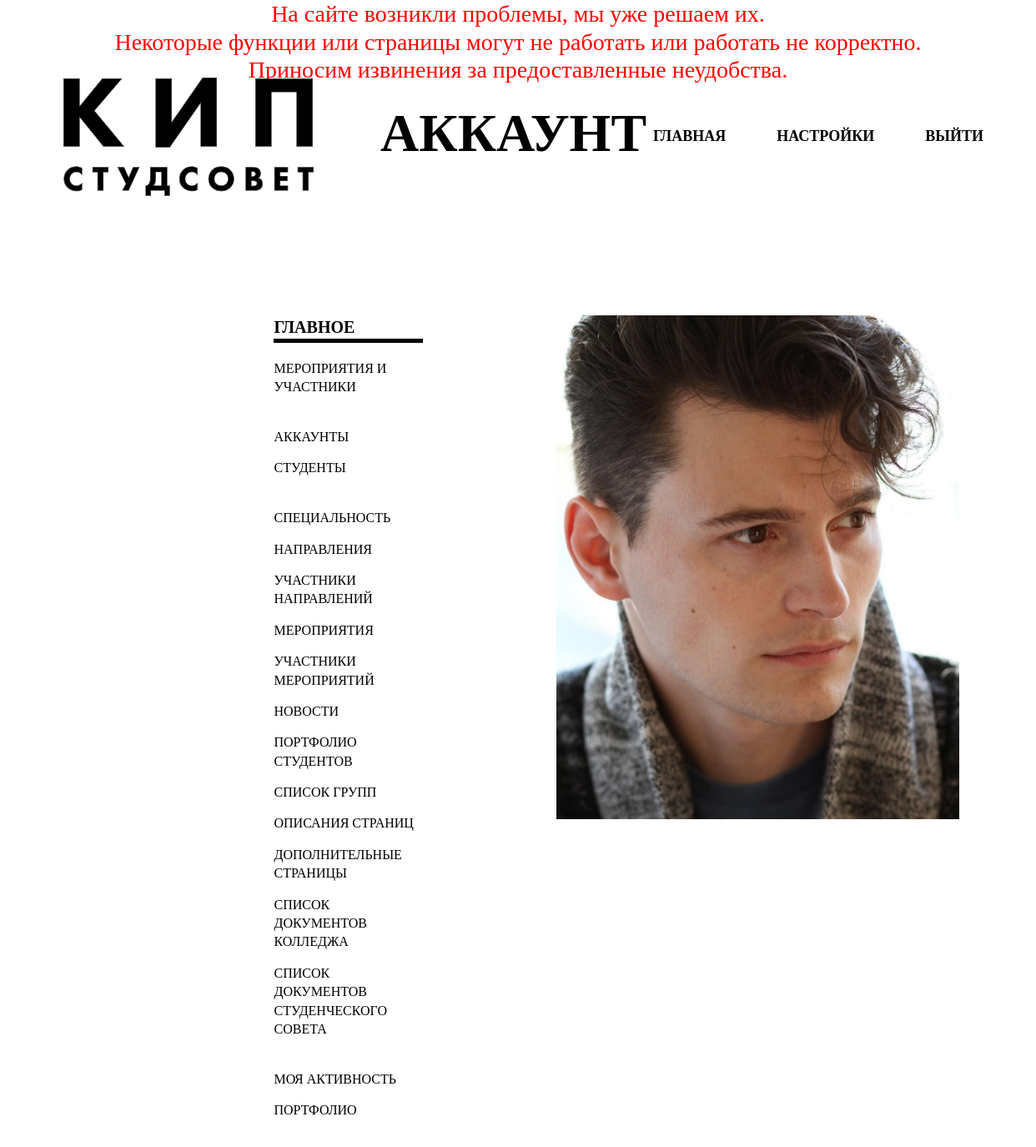
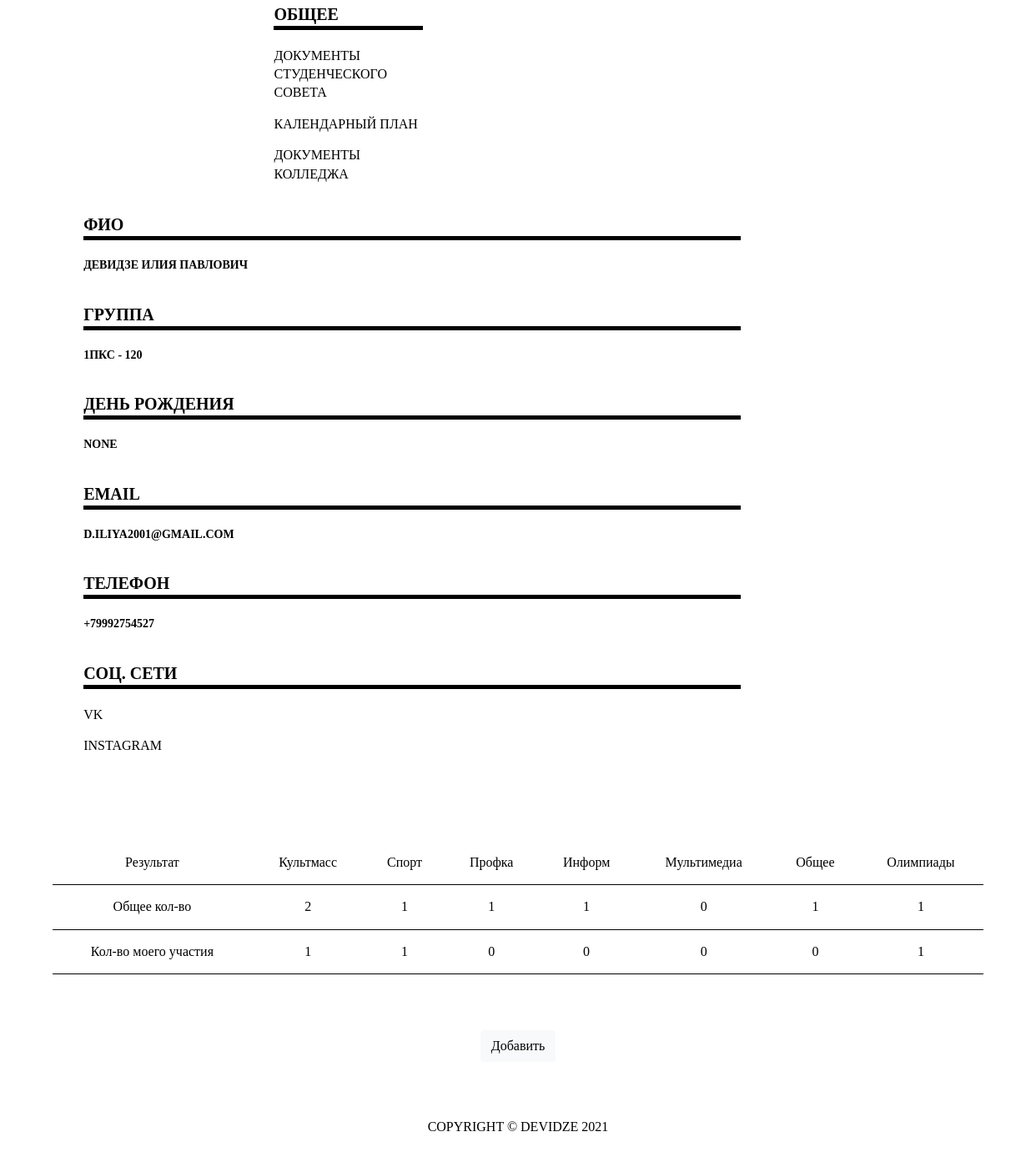
The page /user/ (signed in) on the database its author committed (2 pictures, top to bottom).
### accounts/models.py (models this page shows)
class Student(models.Model):
    user        = models.OneToOneField(User, null=True, on_delete=models.CASCADE)
    group       = models.ForeignKey(Company, null=True, blank=True, on_delete=models.SET_NULL)
    fio         = models.CharField(max_length=200, blank=True, null=True)
    phone       = models.CharField(max_length=200, blank=True, null=True)
    birthday    = models.DateField(blank=True, null=True)
    profile_pic = models.ImageField(default='avatar.png', null=True, blank=True)
    vk_url      = models.CharField(max_length=200, blank=True, null=True)
    instagram_url   = models.CharField(max_length=200, blank=True, null=True)
    date_created= models.DateTimeField(auto_now_add=True, null=True)
    def __str__(self):
        return str(self.fio)

class Company(models.Model):
    COURCE = (
            ('1', '1'),
            ('2', '2'),
            ('3', '3'),
            ('4', '4')
    )
    сourse      = models.CharField(max_length=200, null=True, choices=COURCE)
    specialty   = models.ForeignKey(Specialty, null=True, on_delete=models.SET_NULL)
    group_number= models.CharField(max_length=200, null=True)
    def __str__(self):
        return self.group_number

class Specialty(models.Model):
    name        = models.CharField(max_length=200, null=True)
    def __str__(self):
        return self.name

class Tag(models.Model):
    name        = models.CharField(max_length=200, null=True)
    def __str__(self):
        return self.name

### accounts/decorators.py (the view)
    def wrapper_func(request, *args, **kwargs):
        if request.user.is_authenticated:
            return view_func(request, *args, **kwargs)
        else:
            return redirect('main')

### accounts/views.py (called while the page is built)
@authenticated_user
def mainUser(request):
    user = request.user.student
    info = Student.objects.filter(fio = user)
    tags = Tag.objects.all()
    events_count = []
    events_member_count = []
    for tag in tags:
        events_count.append(
            Event.objects.filter(tags__name=tag.name).count()
        )
        events_member_count.append(
            request.user.student.member_set.filter(event__tags__name=tag.name).count()
        )
    awards = request.user.student.useraward_set.all().order_by('-date_created')
    context = {
        'info':info,
        'user':user, 'tags':tags, 'awards':awards,
        'events_count': events_count, 'events_member_count':events_member_count,
    }
    return render(request, 'accounts/auth/user/user.html', context)

### accounts/templates/accounts/auth/user/user.html (shortened to what this page needs)
{% extends 'accounts/auth/main_user.html' %}
{% load static %}
{% block content %}
<div class="container-fluid header-user">
    <section class="header row">
        <nav class="navbar navbar-expand-xl navbar-light">
            <div class="container-fluid header-navs">
                <a class="navbar-brand" href="{% url 'main' %}"><img class="header-logo" style="width: 300px;"
                        src="{% static '/images/logo.svg' %}" alt="logo"></a>
                <h1>
                    <div class="promo-header" style="margin-left: 10vh;">Аккаунт</div>
                </h1>
                <ul class="navbar-nav me-auto mb-2 mb-lg-0 nav-items">
                    <li class="nav-item">
                        <a class="nav-link" href="{% url 'main' %}">Главная</a>
                    </li>
                    <li class="nav-item">
                        <a class="nav-link" href="{% url 'account_settings' %}">Настройки</a>
                    </li>
                    <li class="nav-item">
                        <a class="nav-link" href="{% url 'logout' %}">Выйти</a>
                    </li>
                </ul>
            </div>
        </nav>
    </section>
</div>
<div class="container-fluid user-page">
    <section class="user-page row">
        {% for field in info %}
        <div class="col-1"></div>
        <div class="col-xs-6 col-sm-10 col-md-3 col-lg-2 col-xxl-2 footer-nav">
            <div class="row">
                <div class="footer-box">
                    <div class="footer-nav-header">Главное</div>
                    {% if request.user.is_staff %}
                    <div class="footer-nav-item"><a class="nav-item-link" href="{% url 'admin_table' %}">Мероприятия и
                            участники</a></div>
                    <br>
                    <div class="footer-nav-item"><a class="nav-item-link"
                        href="{% url 'admin_tabledb' 'User' %}">Аккаунты</a></div>
                    <div class="footer-nav-item"><a class="nav-item-link"
                            href="{% url 'admin_tabledb' 'Student' %}">Студенты</a></div>
                    <br>
                    <div class="footer-nav-item"><a class="nav-item-link"
                        href="{% url 'admin_tabledb' 'Specialty' %}">Специальность</a></div>
                    <div class="footer-nav-item"><a class="nav-item-link"
                            href="{% url 'admin_tabledb' 'Tag' %}">Направления</a></div>
                    <div class="footer-nav-item"><a class="nav-item-link"
                            href="{% url 'admin_tabledb' 'ListDirection' %}">Участники направлений</a></div>
                    <div class="footer-nav-item"><a class="nav-item-link"
                            href="{% url 'admin_tabledb' 'Event' %}">Мероприятия</a></div>
                    <div class="footer-nav-item"><a class="nav-item-link"
                            href="{% url 'admin_tabledb' 'Member' %}">Участники мероприятий</a></div>
                    <div class="footer-nav-item"><a class="nav-item-link"
                            href="{% url 'admin_tabledb' 'New' %}">Новости</a></div>
                    <div class="footer-nav-item"><a class="nav-item-link"
                            href="{% url 'admin_tabledb' 'UserAward' %}">Портфолио студентов</a></div>
                    <div class="footer-nav-item"><a class="nav-item-link"
                            href="{% url 'admin_tabledb' 'Company' %}">Список групп</a></div>
                    <div class="footer-nav-item"><a class="nav-item-link"
                            href="{% url 'admin_tabledb' 'About' %}">Описания страниц</a></div>
                    <div class="footer-nav-item"><a class="nav-item-link"
                            href="{% url 'admin_tabledb' 'More' %}">Дополнительные страницы</a></div>
                    <div class="footer-nav-item"><a class="nav-item-link"
                            href="{% url 'admin_tabledb' 'DocsCollege' %}">Список документов колледжа</a></div>
                    <div class="footer-nav-item"><a class="nav-item-link"
                            href="{% url 'admin_tabledb' 'DocsCouncil' %}">Список документов студенческого совета</a>
                    </div>
                    <br>
                    {% endif %}
                    <div class="footer-nav-item"><a class="nav-item-link" href="{% url 'user_table' user.id %}">Моя активность</a></div>
                    <div class="footer-nav-item"><a class="nav-item-link" href="#portfolio">Портфолио</a></div>
                </div>
                <div class="footer-box">
                    <div class="footer-nav-header">Общее</div>
                    <div class="footer-nav-item"><a class="nav-item-link" href="{% url 'docs_council' %}">Документы Студенческого совета</a>
                    </div>
                    <div class="footer-nav-item"><a class="nav-item-link" href="{% url 'calendar' %}">Календарный
                            план</a></div>
                    <div class="footer-nav-item"><a class="nav-item-link" href="{% url 'docs_college' %}">Документы Колледжа</a>
                    </div>
                </div>
            </div>
        </div>
        <div class="col-sm-10 col-md-6 col-lg-5 col-xxl-4 footer-box">
            <div class="row">
                <img width="250px" class="profile-pic img-fluid"" src=" {{field.profile_pic.url}}">
            </div>
        </div>
        <div class="col-xs-8 col-sm-8 col-md-10 col-lg-8 col-xxl-2 footer-news-list">
            <div class="row">
                <div class="footer-box">
                    <div class="footer-nav-header">ФИО</div>
                    <div class="footer-nav-item">{{field.fio}}</div>
                </div>
                <div class="footer-box">
                    <div class="footer-nav-header">Группа</div>
                    <div class="footer-nav-item">{{field.group.сourse}}{{field.group.specialty}} - {{field.group}}</div>
                </div>
                <div class="footer-box">
                    <div class="footer-nav-header">День рождения</div>
                    <div class="footer-nav-item">{{field.birthday}}</div>
                </div>
                <div class="footer-box">
                    <div class="footer-nav-header">Email</div>
                    <div class="footer-nav-item">{{field.user.email}}</div>
                </div>
                <div class="footer-box">
                    <div class="footer-nav-header">Телефон</div>
                    <div class="footer-nav-item">{{field.phone}}</div>
                </div>
                <div class="footer-box">
                    <div class="footer-nav-header">Соц. сети</div>
                    {% if field.vk_url is not Null %}
                    <div class="footer-nav-item"><a href="{{field.vk_url}}" target="_blank">vk</a></div>
                    {% endif %}
                    {% if field.instagram_url is not Null %}
                    <div class="footer-nav-item"><a href="{{field.instagram_url}}" target="_blank">instagram</a></div>
                    {% endif %}
                </div>
            </div>
        </div>
        <div class="col-1"></div>
        {% endfor %}
    </section>
</div>
<br>
<br>
<br>
<div class="container" style="overflow-x:auto;">
    <table>
        <tr>
            <th>Результат</th>
            {% for tag in tags %}
            <th>{{tag}}</th>
            {% endfor %}
        </tr>
        <tr>
            <td>Общее кол-во</td>
            {% for event in events_count %}
            <td>{{event}}</td>
            {% endfor %}
        </tr>
        <tr>
            <td>Кол-во моего участия</td>
            {% for event_member in events_member_count %}
            <td>{{event_member}}</td>
            {% endfor %}
        </tr>
    </table>
</div>
<br>
<br>
<br>
<div class="container" id="portfolio">
    <section class="direction row">
        <br>
        <div class="container" style="text-align: center;" ><button class="btn btn-light" ><a href="{% url 'create_award' user.id %}">Добавить</a></button></div>
    </section>
    <br>
    <br>
    <br>
</div>
{% endblock %}

### static/css/styles.css (style rules this page uses)
body { min-width: 400px; }
.user-page { justify-content: space-around; }
li { text-align: right; }
table { width: 100%; }
th, td { padding: 15px; text-align: center; border-bottom: 1px black solid; }
@media all { .header { margin-bottom: 130px; } }
@media all { .header-logo { margin-left: 3.5vh; } }
@media all { .navbar-brand { margin: 0 0px; } }
@media all { .nav-item { margin-right: 75px; } }
@media all { .footer-box { margin-bottom: 20px; } }
@media all { .footer-nav-header { margin-bottom: 20px; } }
@media all { .footer-nav-item { margin-bottom: 15px; } }
@media (max-width: 3840px) { .nav-item { margin-right: 75px; } }
@media (max-width: 1440px) { .nav-item { margin-right: 45px; } }

### rows shown on the page
Student: profile_pic (placeholder picture), fio "ДЕВИДЗЕ ИЛИЯ ПАВЛОВИЧ", group.сourse "1", group.specialty "ПКС", group "120", birthday "NONE", user.email "D.ILIYA2001@GMAIL.COM", phone "+79992754527"
Tag: name "Культмасс"
Tag: name "Спорт"
Tag: name "Профка"
Tag: name "Информ"
Tag: name "Мультимедиа"
Tag: name "Общее"
Tag: name "Олимпиады"

### other values the page prints
{{ event }} "2" "1" "1" "1" "0" "1" "1"
{{ event_member }} "1" "1" "0" "0" "0" "0" "1"
